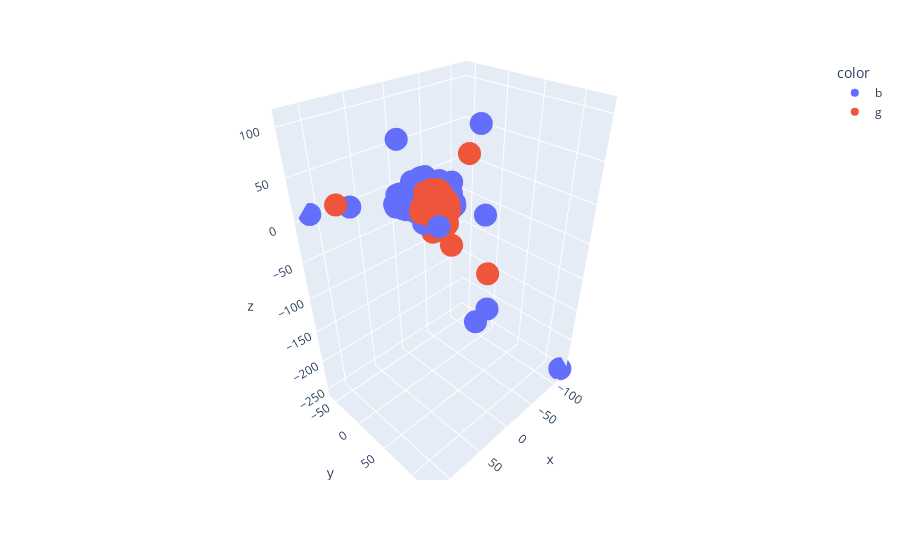

Source (notebook cell):
### Code cell
# plot using tsne 
X_embedded  = TSNE(n_components=3, perplexity=10,random_state=24).fit_transform( X )
colors = np.array([x for x in 'bgrcmykbgrcmykbgrcmykbgrcmyk'])
fig = px.scatter_3d(x=X_embedded [:,0],y=X_embedded [:,1],z=X_embedded [:,2],color=colors[bgm_labels])
fig.show()
